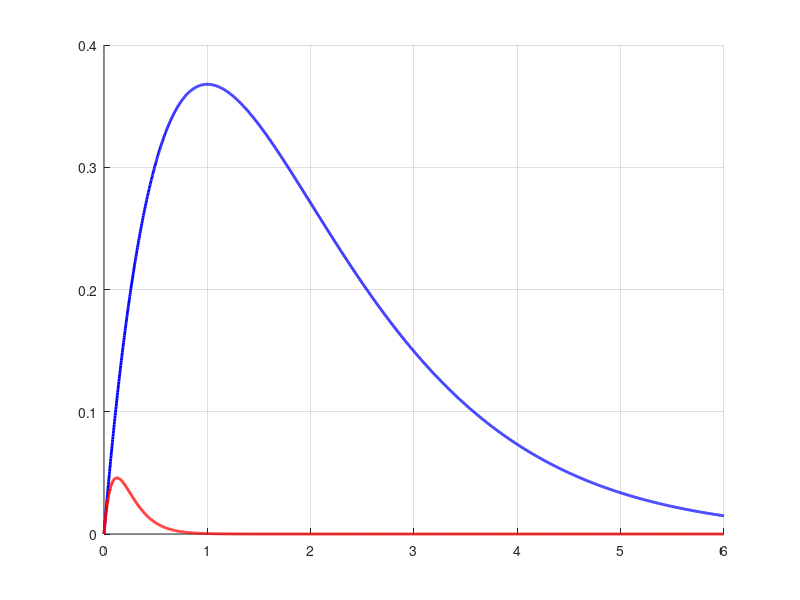

Here is the MATLAB script that generated this plot: (Note: this script raises an error after producing the figure.)
%% compareSmallVsLargeP_impulse.m
% Compares the impulse response of G(s) = 1/(s+p)^2 (a repeated real
% pole at s=-p) for a small p (slow) vs a large p (fast), under an
% impulse disturbance. Closed-form impulse response:
%   g(t) = t*exp(-p*t)   (inverse Laplace of 1/(s+p)^2)

clear; clc;
scriptDir = fileparts(mfilename('fullpath'));
addpath(scriptDir);

p_small = 1;    % slow system
p_large = 8;    % fast system

t = linspace(0, 6, 2000)';
g_small = t .* exp(-p_small*t);
g_large = t .* exp(-p_large*t);

figure('Color','w','Name','Impulse response: small p vs large p');
hold on; grid on;
plot(t, g_small, 'b-', 'LineWidth', 2, 'DisplayName', sprintf('p = %g (slow)', p_small));
plot(t, g_large, 'r-', 'LineWidth', 2, 'DisplayName', sprintf('p = %g (fast)', p_large));
yline(0, 'k--', 'HandleVisibility', 'off');
xlabel('Time [s]');
ylabel('y(t)');
title('Impulse response of G(s) = 1/(s+p)^2: small p vs large p');
legend('Location','best');
set(gca, 'FontSize', 12);

exportgraphics(gcf, fullfile(scriptDir, 'SmallVsLargeP_impulse.png'));
fprintf('Saved plot to SmallVsLargeP_impulse.png\n');

fprintf('Peak time (t=1/p): small p -> %.4g s, large p -> %.4g s\n', 1/p_small, 1/p_large);
fprintf('Peak value (1/(p*e)): small p -> %.4g, large p -> %.4g\n', 1/(p_small*exp(1)), 1/(p_large*exp(1)));
